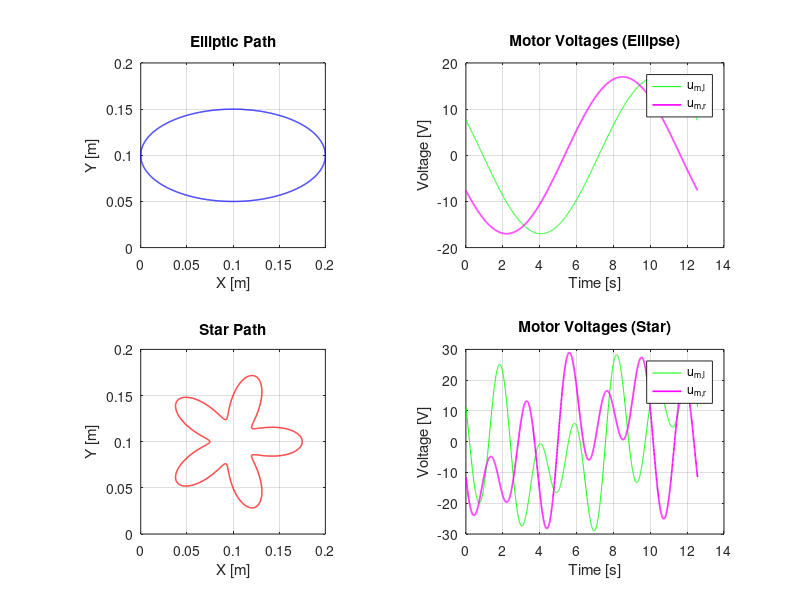

Source code (MATLAB):
clc;
clear;
close all;

% PARAMETERS - found by consulting datasheets of components presented on corexy.com
rm = 0.01;    % [m]
Lm = 0.003;   % [H]
Rm = 2;       % [ohm]
Jm = 5*10^-6; % [Kg*m^2]
Km = 0.04;    % [N*m/A]
m = 0.2;      % [Kg]
mur = 0.03;   % [-]
mux = 0.035;  % [-]
muy = 0.04;   % [-]
x_dim = 0.2;  % [m]
y_dim = 0.2;  % [m]
x0 = 0;       % [m]
y0 = 0;       % [m]

Jeq = Jm + 0.5 * m * rm^2;
Beq = (rm^2 / 4) * (mux + muy) + 2 * mur;
Bc  = (rm^2 / 4) * (mux - muy);
Bx = Beq + Bc;
By = Beq - Bc;

% x - motion
Ax = [
    0, 1,                     0;
    0, -Bx/Jeq,               (rm * Km) / (2 * Jeq);
    0, (-2 * Km) / (Lm * rm), -Rm / Lm
];
Bx_sys = [
    0;
    0;
    1 / Lm
];
Cx = [1, 0, 0];
Dx = 0;
sys_x = ss(Ax, Bx_sys, Cx, Dx);
sys_x.StateName = {'x', 'dot_x', 'i_x'};
sys_x.InputName = {'u_x'};

% y - motion
Ay = [
    0, 1,                     0;
    0, -By/Jeq,               (rm * Km) / (2 * Jeq);
    0, (-2 * Km) / (Lm * rm), -Rm / Lm
];
By_sys = [
    0;
    0;
    1 / Lm
];
Cy = [1, 0, 0];
Dy = 0;
sys_y = ss(Ay, By_sys, Cy, Dy);
sys_y.StateName = {'y', 'dot_y', 'i_y'};
sys_y.InputName = {'u_y'};

% ellipse
t = linspace(0, 4*pi, 2000);
dt = t(2) - t(1);
omega = 0.5;
A_ell = 0.1;
B_ell = 0.05;

x_ell = x_dim / 2 + A_ell * cos(omega * t);
dx = -A_ell * omega * sin(omega * t); 
ddx = -A_ell * (omega^2) * cos(omega * t);
dddx = A_ell * (omega^3) * sin(omega * t);

ix = (2 / (rm * Km)) * (Jeq * ddx + Bx * dx);
dix = (2 / (rm * Km)) * (Jeq * dddx + Bx * ddx);
ux_ell = Lm * dix + Rm * ix + (2 * Km / rm) * dx;
    
y_ell = y_dim / 2 + B_ell * sin(omega * t);
dy = B_ell * omega * cos(omega * t); 
ddy = -B_ell * (omega^2) * sin(omega * t);
dddy = -B_ell * (omega^3) * cos(omega * t);

iy = (2 / (rm * Km)) * (Jeq * ddy + By * dy);
diy = (2 / (rm * Km)) * (Jeq * dddy + By * ddy);
uy_ell = Lm * diy + Rm * iy + (2 * Km / rm) * dy;
    
um_l_ell = (ux_ell + uy_ell) / 2;
um_r_ell = (ux_ell - uy_ell) / 2;

x_sim_ell = lsim(sys_x, ux_ell, t, [x_ell(1); 0; 0]);
y_sim_ell = lsim(sys_y, uy_ell, t, [y_ell(1); 0; 0]);

% star
omega_star = 0.5; 
R_star = 0.025;   

x_star = x_dim / 2 + R_star * (2*cos(omega_star * t) + 0.5*cos(4*omega_star * t) + 0.5*cos(6*omega_star * t));
dx_star = R_star * omega_star * (-2*sin(omega_star * t) - 2*sin(4*omega_star * t) - 3*sin(6*omega_star * t));
ddx_star = R_star * omega_star^2 * (-2*cos(omega_star * t) - 8*cos(4*omega_star * t) - 18*cos(6*omega_star * t));
dddx_star = R_star * omega_star^3 * (2*sin(omega_star * t) + 32*sin(4*omega_star * t) + 108*sin(6*omega_star * t));

ix_star = (2 / (rm * Km)) * (Jeq * ddx_star + Bx * dx_star);
dix_star = (2 / (rm * Km)) * (Jeq * dddx_star + Bx * ddx_star);
ux_star = Lm * dix_star + Rm * ix_star + (2 * Km / rm) * dx_star;

y_star = y_dim / 2 + R_star * (2*sin(omega_star * t) - 0.5*sin(4*omega_star * t) + 0.5*sin(6*omega_star * t));
dy_star = R_star * omega_star * (2*cos(omega_star * t) - 2*cos(4*omega_star * t) + 3*cos(6*omega_star * t));
ddy_star = R_star * omega_star^2 * (-2*sin(omega_star * t) + 8*sin(4*omega_star * t) - 18*sin(6*omega_star * t));
dddy_star = R_star * omega_star^3 * (-2*cos(omega_star * t) + 32*cos(4*omega_star * t) - 108*cos(6*omega_star * t));

iy_star = (2 / (rm * Km)) * (Jeq * ddy_star + By * dy_star);
diy_star = (2 / (rm * Km)) * (Jeq * dddy_star + By * ddy_star);
uy_star = Lm * diy_star + Rm * iy_star + (2 * Km / rm) * dy_star;

um_l_star = (ux_star + uy_star) / 2;
um_r_star = (ux_star - uy_star) / 2;

x_sim_star = lsim(sys_x, ux_star, t, [x_star(1); dx_star(1); ix_star(1)]);
y_sim_star = lsim(sys_y, uy_star, t, [y_star(1); dy_star(1); iy_star(1)]);

% plot
figure('Name','Q1.4 Trajectories & Inputs','NumberTitle','off');

subplot(2,2,1);
plot(x_sim_ell, y_sim_ell, 'b', 'LineWidth', 1);
title('Elliptic Path'); xlabel('X [m]'); ylabel('Y [m]');
xlim([0, x_dim]); ylim([0, y_dim]);
axis equal; grid on;

subplot(2,2,2);
plot(t, um_l_ell, 'g', t, um_r_ell, 'm', 'LineWidth', 1.2);
title('Motor Voltages (Ellipse)'); xlabel('Time [s]'); ylabel('Voltage [V]');
legend('u_{m,l}', 'u_{m,r}');
grid on;

subplot(2,2,3);
plot(x_sim_star, y_sim_star, 'r', 'LineWidth', 1);
title('Star Path'); xlabel('X [m]'); ylabel('Y [m]');
xlim([0, x_dim]); ylim([0, y_dim]);
axis equal; grid on;

subplot(2,2,4);
plot(t, um_l_star, 'g', t, um_r_star, 'm', 'LineWidth', 1.2);
title(sprintf('Motor Voltages (Star)', omega_star)); 
xlabel('Time [s]'); ylabel('Voltage [V]');
legend('u_{m,l}', 'u_{m,r}');
grid on;
